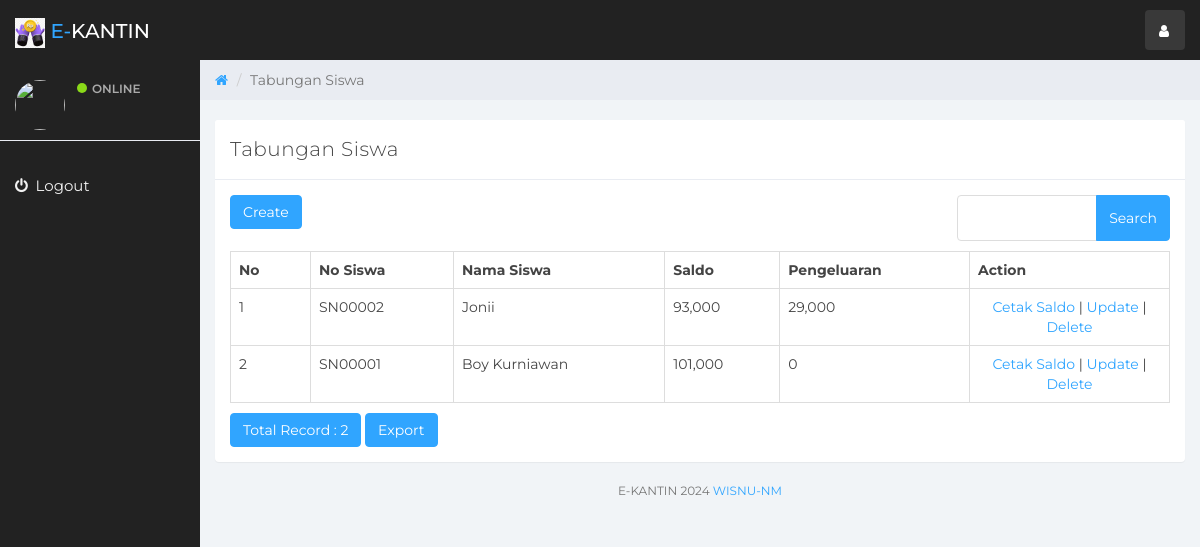
/index.php/tabungan, run on the app's committed database.
### tables this page shows
CREATE TABLE IF NOT EXISTS `tabungan` (
  `id_tabungan` int(11) NOT NULL AUTO_INCREMENT,
  `no_santri` varchar(10) DEFAULT NULL,
  `saldo` int(10) DEFAULT NULL,
  `pengeluaran` int(10) DEFAULT '0',
  `waktu` varchar(50) DEFAULT NULL,
  `saldo_tambahan` int(10) DEFAULT '0',
  PRIMARY KEY (`id_tabungan`)
);

CREATE TABLE IF NOT EXISTS `santri` (
  `id_santri` int(11) NOT NULL AUTO_INCREMENT,
  `no_santri` varchar(10) DEFAULT NULL,
  `nama` varchar(100) DEFAULT NULL,
  `alamat` text,
  `tempat_lahir` varchar(100) DEFAULT NULL,
  `tanggal_lahir` date DEFAULT NULL,
  `no_telp` varchar(12) DEFAULT NULL,
  `kelas` varchar(30) DEFAULT NULL,
  `unit_pendidikan` varchar(30) DEFAULT NULL,
  PRIMARY KEY (`id_santri`)
);

### application/controllers/Tabungan.php (called while the page is built, shortened)
<?php
class Tabungan extends CI_Controller
{
    function __construct()
    {
        $this->load->model('Tabungan_model');
        $this->load->library('form_validation');
    }
    public function index()
    {
        $q = urldecode($this->input->get('q', TRUE));
        $start = intval($this->input->get('start'));
        if ($q <> '') {
            $config['base_url'] = base_url() . 'tabungan/index.html?q=' . urlencode($q);
            $config['first_url'] = base_url() . 'tabungan/index.html?q=' . urlencode($q);
        } else {
            $config['base_url'] = base_url() . 'tabungan/index.html';
            $config['first_url'] = base_url() . 'tabungan/index.html';
        }
        $config['per_page'] = 10;
        $config['page_query_string'] = TRUE;
        $config['total_rows'] = $this->Tabungan_model->total_rows($q);
        $tabungan = $this->Tabungan_model->get_limit_data($config['per_page'], $start, $q);
        $this->load->library('pagination');
        $this->pagination->initialize($config);
        $data = array(
            'tabungan_data' => $tabungan,
            'q' => $q,
            'pagination' => $this->pagination->create_links(),
            'total_rows' => $config['total_rows'],
            'start' => $start,
            'konten' => 'tabungan/tabungan_list',
            'jdl' => 'Tabungan Siswa',
        );
        $this->load->view('v_index', $data);
    }
}

### index.php (called while the page is built, shortened)
<?php
require BASEPATH . 'core/CodeIgniter.php';

### application/config/config.php (called while the page is built, shortened)
<?php
$config['base_url'] = "http://".$_SERVER['HTTP_HOST'];
$config['base_url'] .= preg_replace('@/+$@','',dirname($_SERVER['SCRIPT_NAME'])).'/';
$config['index_page'] = '';
$config['uri_protocol']	= 'REQUEST_URI';
$config['url_suffix'] = '.html';
$config['language']	= 'english';
$config['charset'] = 'UTF-8';
$config['enable_hooks'] = FALSE;
$config['subclass_prefix'] = 'MY_';
$config['composer_autoload'] = FALSE;
$config['permitted_uri_chars'] = 'a-z 0-9~%.:_\-';
$config['enable_query_strings'] = FALSE;
$config['controller_trigger'] = 'c';
$config['function_trigger'] = 'm';
$config['directory_trigger'] = 'd';
$config['allow_get_array'] = TRUE;
$config['log_threshold'] = 0;
$config['log_path'] = '';
$config['log_file_extension'] = '';
$config['log_file_permissions'] = 0644;
$config['log_date_format'] = 'Y-m-d H:i:s';
$config['error_views_path'] = '';
$config['cache_path'] = '';
$config['cache_query_string'] = FALSE;
$config['encryption_key'] = 'gfjfgjfgsg564674';
$config['sess_driver'] = 'files';
$config['sess_cookie_name'] = 'ci_session';
$config['sess_expiration'] = 7200;
$config['sess_save_path'] = NULL;
$config['sess_match_ip'] = FALSE;
$config['sess_time_to_update'] = 300;
$config['sess_regenerate_destroy'] = FALSE;
$config['cookie_prefix']	= '';
$config['cookie_domain']	= '';
$config['cookie_path']		= '/';
$config['cookie_secure']	= FALSE;
$config['cookie_httponly'] 	= FALSE;
$config['standardize_newlines'] = FALSE;
$config['global_xss_filtering'] = FALSE;
$config['csrf_protection'] = FALSE;
$config['csrf_token_name'] = 'csrf_test_name';
$config['csrf_cookie_name'] = 'csrf_cookie_name';
$config['csrf_expire'] = 7200;
$config['csrf_regenerate'] = TRUE;
$config['csrf_exclude_uris'] = array();
$config['compress_output'] = FALSE;
$config['time_reference'] = 'local';
$config['rewrite_short_tags'] = FALSE;
$config['proxy_ips'] = '';

### application/models/Tabungan_model.php (called while the page is built, shortened)
<?php
class Tabungan_model extends CI_Model
{
    public $table = 'tabungan';
    public $id = 'id_tabungan';
    public $order = 'DESC';
    function total_rows($q = NULL) {
        $this->db->like('id_tabungan', $q);
	$this->db->or_like('saldo', $q);
	$this->db->or_like('pengeluaran', $q);
	$this->db->or_like('no_santri', $q);
	$this->db->from($this->table);
        return $this->db->count_all_results();
    }
    function get_limit_data($limit, $start = 0, $q = NULL) {
        $this->db->order_by($this->id, $this->order);
        $this->db->like('id_tabungan', $q);
	$this->db->or_like('saldo', $q);
	$this->db->or_like('pengeluaran', $q);
	$this->db->or_like('no_santri', $q);
	$this->db->limit($limit, $start);
        return $this->db->get($this->table)->result();
    }
}

### application/views/tabungan/tabungan_list.php (the view, shortened to what this page needs)
<div class="row" style="margin-bottom: 10px">
            <div class="col-md-4">
                <?php echo anchor(site_url('tabungan/create'),'Create', 'class="btn btn-primary"'); ?>
            </div>
            <div class="col-md-4 text-center">
            </div>
            <div class="col-md-1 text-right">
            </div>
            <div class="col-md-3 text-right">
                <form action="<?php echo site_url('tabungan/index'); ?>" class="form-inline" method="get">
                    <div class="input-group">
                        <input type="text" class="form-control" name="q" value="<?php echo $q; ?>">
                        <span class="input-group-btn">
                          <button class="btn btn-primary" type="submit">Search</button>
                        </span>
                    </div>
                </form>
            </div>
        </div>
        <table class="table table-bordered" style="margin-bottom: 10px">
            <tr>
                <th>No</th>
        <th>No Siswa</th>
        <th>Nama Siswa</th>
        <th>Saldo</th>
        <th>Pengeluaran</th>
        <th>Action</th>
            </tr><?php
            foreach ($tabungan_data as $tabungan)
            {
                ?>
                <tr>
            <td width="80px"><?php echo ++$start ?></td>
            <td><?php echo $tabungan->no_santri ?></td>
            <td><?php
            $sql = $this->db->query("SELECT * FROM santri where no_santri='$tabungan->no_santri' ")->row();
            echo $sql->nama;
             ?></td>
            <td><?php
            $saldo_tambahan = 0;
            $detail_tabungan = $this->db->query("SELECT * FROM detail_tabungan WHERE no_santri='$tabungan->no_santri'");
            foreach ($detail_tabungan->result() as $d) {
                $saldo_tambahan = $saldo_tambahan + $d->saldo_tambahan;
            }
            $total_saldo = $tabungan->saldo + $saldo_tambahan;
            echo number_format($total_saldo) ?></td>
            <td><?php echo number_format($tabungan->pengeluaran) ?></td>
            <td style="text-align:center" width="200px">
                <a href="app/cetak_saldo/<?php echo $tabungan->no_santri ?>" target="_blank">Cetak Saldo</a>
                <?php
                echo ' | ';
                echo anchor(site_url('tabungan/update/'.$tabungan->id_tabungan),'Update');
                echo ' | ';
                echo anchor(site_url('tabungan/delete/'.$tabungan->id_tabungan),'Delete','onclick="javasciprt: return confirm(\'Are You Sure ?\')"');
                ?>
            </td>
        </tr>
                <?php
            }
            ?>
        </table>
        <div class="row">
            <div class="col-md-6">
                <a href="#" class="btn btn-primary">Total Record : <?php echo $total_rows ?></a>
                <a href="app/export_tabungan" target="_blank" class="btn btn-primary">Export</a>
        </div>
            <div class="col-md-6 text-right">
            </div>
        </div>

### assets/css/styles.css (style rules this page uses)
body { background: #f1f4f7; padding-top: 60px; font-size: 14px; color: #444444; font-family: "Montserrat", "Helvetica Neue", Helvetica, Arial, sans-serif; }
a, a:hover, a:focus { color: #30a5ff; }
input.form-control { border: 1px solid #ddd; box-shadow: none; height: 46px; }
.input-group-btn .btn { height: 46px; }
.btn-primary, .btn-primary:hover, .btn-primary:focus, .btn-primary:active, .btn-primary.active, .open > .dropdown-toggle.btn-primary, .btn-primary.disabled, .btn-primary[disabled], fieldset[disabled] .btn-primary, .btn-primary.disabled:hover, .btn-primary[disabled]:hover, fieldset[disabled] .btn-primary:hover, .btn-primary.disabled:focus, .btn-primary[disabled]:focus, fieldset[disabled] .btn-primary:focus, .btn-primary.disabled:active, .btn-primary[disabled]:active, fieldset[disabled] .btn-primary:active, .btn-primary.disabled.active, .btn-primary[disabled].active, fieldset[disabled] .btn-primary.active { background-color: #30a5ff; border-color: #30a5ff; }
.table { background: #fff; }

### data on the page
tabungan: no_santri "SN00002", santri.nama "Jonii", saldo "93,000", pengeluaran "29,000", id_tabungan "Update", id_tabungan "Delete"
tabungan: no_santri "SN00001", santri.nama "Boy Kurniawan", saldo "101,000", pengeluaran "0", id_tabungan "Update", id_tabungan "Delete"

### other printed values
$jdl "Tabungan Siswa"
$total_rows "2"
